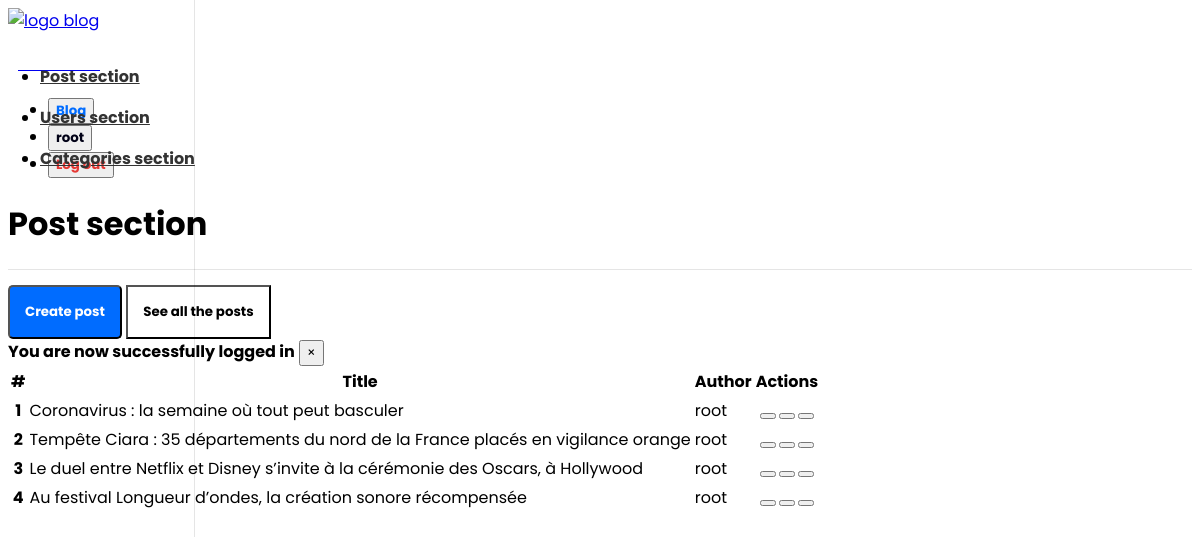
The page /app/admin/posts/posts.php (signed in) on the database as committed earlier.
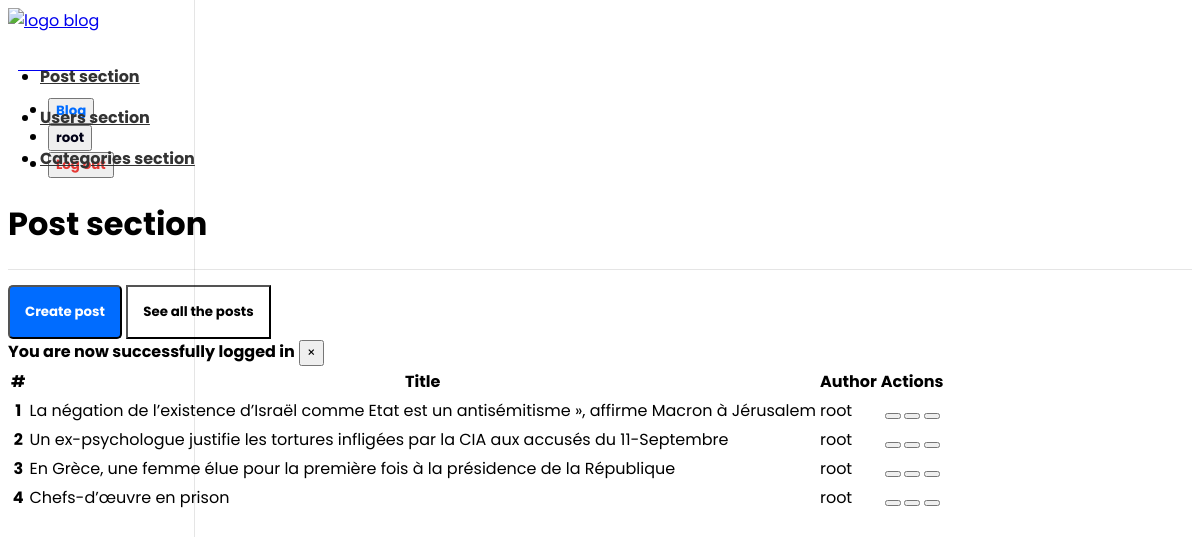
The same page on the database as committed later.
### tables this page shows
CREATE TABLE `posts` (
  `id` int(11) NOT NULL,
  `user_id` int(11) NOT NULL,
  `categorie_id` int(11) DEFAULT NULL,
  `body` text NOT NULL,
  `image` varchar(255) NOT NULL,
  `title` varchar(255) NOT NULL,
  `published` tinyint(4) NOT NULL,
  `created_at` timestamp NOT NULL DEFAULT current_timestamp()
);

CREATE TABLE `users` (
  `id` int(11) NOT NULL,
  `admin` tinyint(1) NOT NULL,
  `user_name` varchar(255) NOT NULL,
  `email` varchar(255) NOT NULL,
  `password` varchar(255) NOT NULL,
  `created_at` timestamp NOT NULL DEFAULT current_timestamp()
);

### app/db/database.php (called while the page is built, shortened)
<?php
require("connect.php");
function execQuery($sql, $data)
{
    global $conn;
    $fetcher = $conn->prepare($sql);
    $values  = array_values($data);
    $types   = str_repeat("s", count($values));
    $fetcher->bind_param($types, ...$values);
    $fetcher->execute();
    return $fetcher;
}
function getPublishedUser()
{
    $sql = "SELECT p.*, u.user_name FROM posts AS p JOIN users AS u ON p.user_id=u.id WHERE p.published = ?";
    $fetcher = execQuery($sql, ["published" => 1]);
    $payload = $fetcher->get_result()->fetch_all(MYSQLI_ASSOC);
    return $payload;
}

### app/admin/posts/posts.php (the view, shortened to what this page needs)
<?php
    $posts = getPublishedUser();
?>
<!DOCTYPE html>
<html lang="en">
<head>
    <link rel="stylesheet"
        href="https://unpkg.com/bootstrap-material-design@4.1.1/dist/css/bootstrap-material-design.min.css"
 />
    <link rel="stylesheet" href="https://unicons.iconscout.com/release/v2.0.1/css/unicons.css" />
    <link href="../../../assets/dashboard.css" rel="stylesheet" />
</head>
<body>
    <?php include(ROOT_PATH . "/app/components/navbar_dashboard.php") ?>
    <div class="container-fluid">
        <div class="row">
            <main role="main" class="col-md-9 ml-sm-auto col-lg-10 pt-3 px-4">
                <div
                    class="d-flex justify-content-between flex-wrap flex-md-nowrap align-items-center pb-2 mb-3 border-bottom">
                    <h1 style="font-weight: bold">Post section</h1>
                </div>
                <a href="<?php echo BASE_URL . "app/admin/posts/create_posts.php" ?>" style="text-decoration: none">
                    <button class="btn mr-2"
                        style="background-color: #006cff; color: white; padding: 15px; font-weight: bold; margin-top: 15px; border-radius: 5px">
                        <i class='uil uil-comment-alt-edit'></i> Create post
                    </button>
                </a>
                <a href="<?php echo BASE_URL . "app/admin/posts/posts.php" ?>" style="text-decoration: none">
                    <button class="btn"
                        style="background-color: white; color: black; padding: 15px; font-weight: bold; margin-top: 15px">
                        See all the posts
                    </button>
                </a>
                <?php include(ROOT_PATH . "/app/components/message_handler.php") ?>
                <div class="mt-5">
                    <table class="table table-borderless">
                        <thead>
                            <tr>
                                <th scope="col">#</th>
                                <th scope="col">Title</th>
                                <th scope="col">Author</th>
                                <th scope="col">Actions</th>
                            </tr>
                        </thead>
                        <tbody>
                            <?php foreach ($posts as $key => $post): ?>
                            <tr>
                                <th scope="row"><?php echo $key + 1; ?></th>
                                <td><?php echo $post["title"]; ?></td>
                                <td><?php echo $post["user_name"]; ?></td>
                                <th>
                                    <button type="button" class="btn btn-secondary" data-toggle="tooltip"
                                        data-placement="top" title="Edit">
                                    </button>
                                    <button type="button" class="btn btn-secondary" data-toggle="tooltip"
                                        data-placement="top" title="Delete">
                                    </button>
                                    <?php if($post["published"]) : ?>
                                    <a href="edit_posts.php?published=0&p_id=<?php echo $post["id"] ?>">
                                        <button type="button" class="btn btn-secondary" data-toggle="tooltip"
                                            data-placement="top" title="Unpublish">
                                        </button>
                                    </a>
                                    <?php endif; ?>
                                </th>
                            </tr>
                            <?php endforeach; ?>
                        </tbody>
                    </table>
                </div>
            </main>
        </div>
    </div>
</body>
</html>

Rows that differ between the two databases and show on the page:
removed posts: title "Coronavirus : la semaine où tout peut basculer", user.user_name "root"
removed posts: title "Tempête Ciara : 35 départements du nord de la France placés en vigilance orange", user.user_name "root"
removed posts: title "Le duel entre Netflix et Disney s’invite à la cérémonie des Oscars, à Hollywood", user.user_name "root"
removed posts: title "Au festival Longueur d’ondes, la création sonore récompensée", user.user_name "root"
added posts: title "La négation de l’existence d’Israël comme Etat est un antisémitisme », affirme Macron à Jérusalem", user.user_name "root"
added posts: title "Un ex-psychologue justifie les tortures infligées par la CIA aux accusés du 11-Septembre", user.user_name "root"
added posts: title "En Grèce, une femme élue pour la première fois à la présidence de la République", user.user_name "root"
added posts: title "Chefs-d’œuvre en prison", user.user_name "root"
